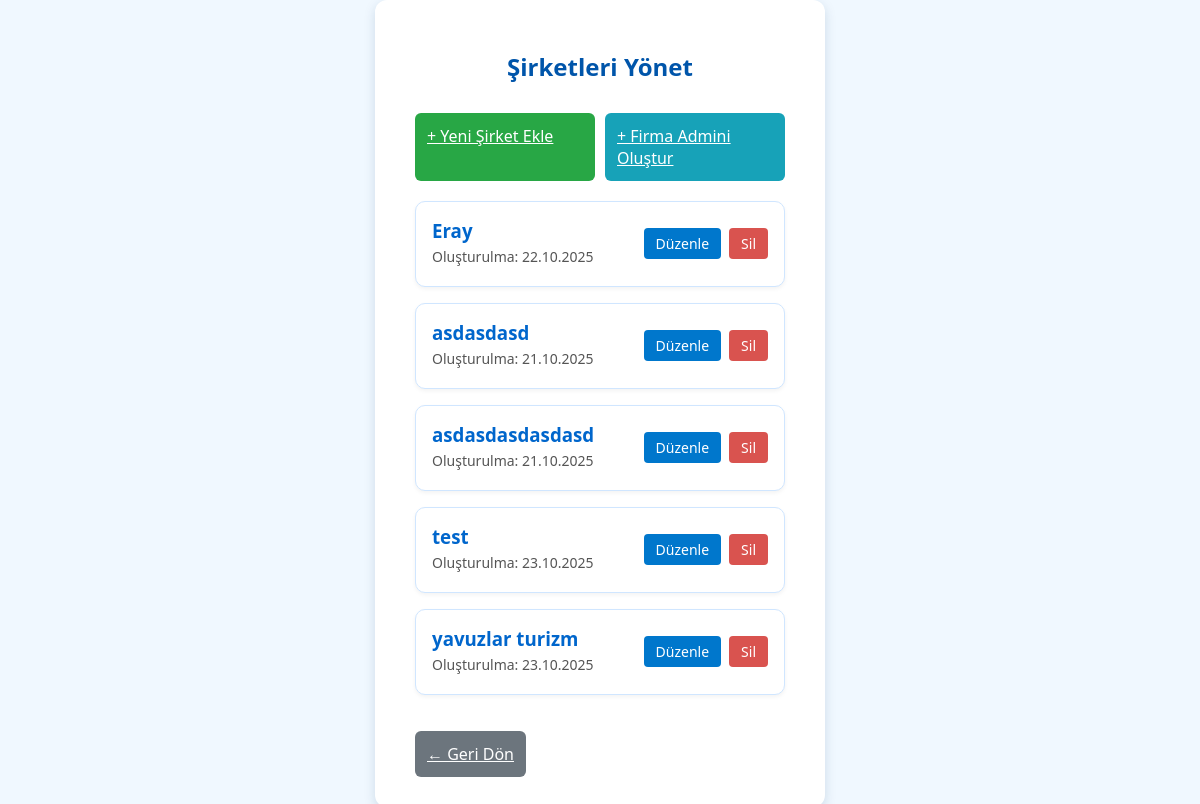
The page /manage_companies.php (signed in) on the database its author committed.
### tables this page shows
CREATE TABLE "Bus_Company" (
  "id" TEXT PRIMARY KEY,
  "name" TEXT NOT NULL UNIQUE,
  "logo_path" TEXT,
  "created_at" TEXT NOT NULL DEFAULT CURRENT_TIMESTAMP
);

### manage_companies.php (the view, shortened to what this page needs)
<?php
try {
    $pdo = new PDO("sqlite:yavuzlar.db");
    $pdo->setAttribute(PDO::ATTR_ERRMODE, PDO::ERRMODE_EXCEPTION);
    $stmt = $pdo->query("SELECT id, name, logo_path, created_at FROM Bus_Company ORDER BY name");
    $companies = $stmt->fetchAll(PDO::FETCH_ASSOC);
} catch (Exception $e) {
    $message = 'Şirketler yüklenirken hata oluştu.';
    $message_type = 'error';
}
?>
<!DOCTYPE html>
<html lang="tr">
<head>
    <link rel="stylesheet" href="style.css">
</head>
<body>
    <div class="container">
        <h2> Şirketleri Yönet</h2>
        <div style="display: flex; gap: 10px; margin-bottom: 20px;">
            <a href="add_company.php" class="btn btn-add">+ Yeni Şirket Ekle</a>
            <a href="create_company_admin.php" class="btn btn-user">+ Firma Admini Oluştur</a>
        </div>
        <?php if (!empty($companies)): ?>
            <?php foreach ($companies as $comp): ?>
                <div class="company-card">
                    <div class="company-info">
                        <h3><?= htmlspecialchars($comp['name']) ?></h3>
                        <p>Oluşturulma: <?= date('d.m.Y', strtotime($comp['created_at'])) ?></p>
                    </div>
                    <div class="btn-group">
                        <a href="edit_company.php?id=<?= urlencode($comp['id']) ?>" class="btn-sm btn-edit">Düzenle</a>
                        <a href="delete_company.php?id=<?= urlencode($comp['id']) ?>"
                           class="btn-sm btn-delete"
                           onclick="return confirm('⚠️ Bu işlem geri alınamaz!\nŞirketi ve tüm ilişkili verileri silmek istediğinize emin misiniz?');">
                            Sil
                        </a>
                    </div>
                </div>
            <?php endforeach; ?>
        <?php else: ?>
            <div class="no-data">Henüz şirket eklenmemiş.</div>
        <?php endif; ?>
        <a href="admin_dashboard.php" class="btn" style="background: #6c757d; width: auto; display: inline-block; margin-top: 20px;">← Geri Dön</a>
    </div>
</body>
</html>

### style.css (style rules this page uses)
body { font-family: 'Segoe UI', Tahoma, Geneva, Verdana, sans-serif; background-color: #f0f8ff; margin: 0; padding: 0; display: flex; justify-content: center; align-items: center; min-height: 100vh; color: #003366; }
.container { background-color: white; padding: 30px 40px; border-radius: 12px; box-shadow: 0 4px 12px rgba(0, 51, 102, 0.15); width: 100%; max-width: 450px; box-sizing: border-box; }
h2 { text-align: center; margin-bottom: 20px; color: #0055aa; }
.btn { width: 100%; padding: 12px; background-color: #0077cc; color: white; border: none; border-radius: 6px; font-size: 16px; cursor: pointer; margin-top: 10px; transition: background-color 0.3s; }

### manage_companies.php (style rules this page uses)
.company-card { background: white; border: 1px solid #d0e6ff; border-radius: 10px; padding: 16px; margin-bottom: 16px; display: flex; justify-content: space-between; align-items: center; box-shadow: 0 2px 4px rgba(0,0,0,0.05); }
.company-info h3 { margin: 0; color: #0066cc; }
.company-info p { margin: 4px 0; color: #555; font-size: 14px; }
.btn-group { display: flex; gap: 8px; }
.btn-sm { padding: 6px 12px; font-size: 14px; border-radius: 4px; text-decoration: none; color: white; text-align: center; border: none; cursor: pointer; }
.btn-add { background: #28a745; }
.btn-edit { background: #0077cc; }
.btn-delete { background: #d9534f; }
.btn-user { background: #17a2b8; }

### rows shown on the page
bus_company: name "Eray", created_at "22.10.2025"
bus_company: name "asdasdasd", created_at "21.10.2025"
bus_company: name "asdasdasdasdasd", created_at "21.10.2025"
bus_company: name "test", created_at "23.10.2025"
bus_company: name "yavuzlar turizm", created_at "23.10.2025"
